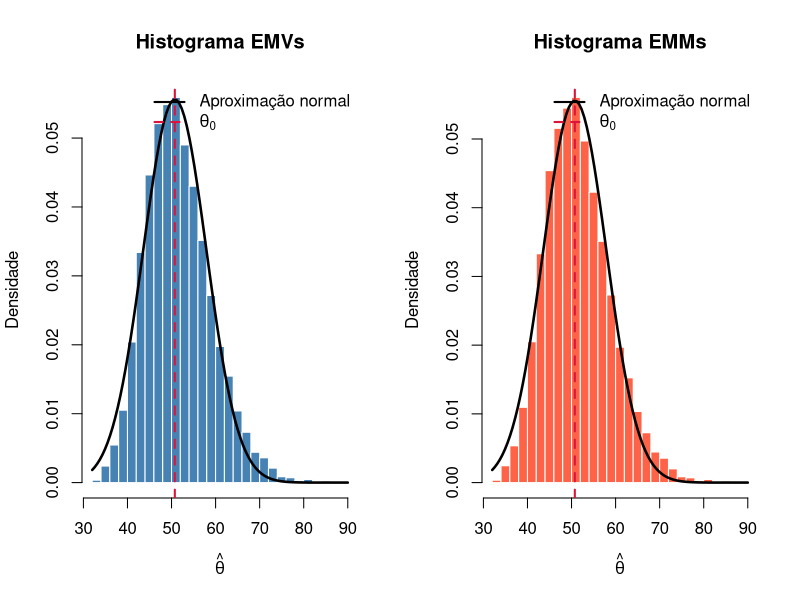

Write R code to recreate this figure.
## ---- chunk 1
#| label: fig-prop-est-emv-emm-beta-r
#| fig-cap: 'Distribuições simuladas dos EMVs e EMMs para $X\sim\mathrm{Beta}(\theta,1)$'
set.seed(10)
n <- 50
M <- 10000

estimador_mv <- function(obs) -n / sum(log(obs))
estimador_mm <- function(obs) {
  media <- mean(obs)
  media / (1 - media)
}

theta0 <- runif(1, min = 0, max = 100)
MVs <- numeric(M)
MMs <- numeric(M)
for (i in seq_len(M)) {
  xsim <- rbeta(n, shape1 = theta0, shape2 = 1)
  MVs[i] <- estimador_mv(xsim)
  MMs[i] <- estimador_mm(xsim)
}

variancia_mv <- function(theta) theta^2 / n
variancia_mm <- function(theta) {
  theta * (theta + 1)^2 / ((theta + 2) * n)
}

desvio_mv <- sqrt(variancia_mv(theta0))
desvio_mm <- sqrt(variancia_mm(theta0))

op <- par(mfrow = c(1, 2))
hist(MVs, breaks = 40, probability = TRUE, col = "steelblue",
     border = "white", main = "Histograma EMVs",
     xlab = expression(hat(theta)), ylab = "Densidade")
curve(dnorm(x, mean = theta0, sd = desvio_mv), add = TRUE,
      lwd = 2.5, col = "black")
abline(v = theta0, col = "#DC143C", lwd = 2, lty = 2)
legend("topright", legend = c("Aproximação normal", expression(theta[0])),
       col = c("black", "#DC143C"), lwd = 2, lty = c(1, 2), bty = "n")

hist(MMs, breaks = 40, probability = TRUE, col = "tomato",
     border = "white", main = "Histograma EMMs",
     xlab = expression(hat(theta)), ylab = "Densidade")
curve(dnorm(x, mean = theta0, sd = desvio_mm), add = TRUE,
      lwd = 2.5, col = "black")
abline(v = theta0, col = "#DC143C", lwd = 2, lty = 2)
legend("topright", legend = c("Aproximação normal", expression(theta[0])),
       col = c("black", "#DC143C"), lwd = 2, lty = c(1, 2), bty = "n")
par(op)

qMM <- qnorm(0.25, mean = theta0, sd = desvio_mm)
qMV <- qnorm(0.25, mean = theta0, sd = desvio_mv)
cat("theta0:", theta0, "\n")
cat("Viés simulado MM:", mean(MMs) - theta0, "\n")
cat("EQM simulado MM:", mean((MMs - theta0)^2), "\n")
cat("Viés simulado MV:", mean(MVs) - theta0, "\n")
cat("EQM simulado MV:", mean((MVs - theta0)^2), "\n")
cat(sprintf("P(NormalMM > qMM = %.4f) = %.2f\n", qMM,
            pnorm(qMM, mean = theta0, sd = desvio_mm, lower.tail = FALSE)))
cat(sprintf("P(NormalMV > qMV = %.4f) = %.2f\n", qMV,
            pnorm(qMV, mean = theta0, sd = desvio_mv, lower.tail = FALSE)))
cat("Proporção simulada MM > qMM:", mean(MMs > qMM), "\n")
cat("Proporção simulada MV > qMV:", mean(MVs > qMV), "\n")
invisible(NULL)
